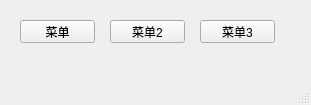
<?xml version="1.0" encoding="UTF-8"?>
<ui version="4.0">
 <class>MainWindow</class>
 <widget class="QMainWindow" name="MainWindow">
  <property name="geometry">
   <rect>
    <x>0</x>
    <y>0</y>
    <width>311</width>
    <height>105</height>
   </rect>
  </property>
  <property name="windowTitle">
   <string>MainWindow</string>
  </property>
  <widget class="QWidget" name="centralwidget">
   <widget class="InteractiveButtonBase" name="pushButton">
    <property name="geometry">
     <rect>
      <x>20</x>
      <y>20</y>
      <width>75</width>
      <height>23</height>
     </rect>
    </property>
    <property name="text">
     <string>菜单</string>
    </property>
   </widget>
   <widget class="InteractiveButtonBase" name="pushButton_2">
    <property name="geometry">
     <rect>
      <x>110</x>
      <y>20</y>
      <width>75</width>
      <height>23</height>
     </rect>
    </property>
    <property name="text">
     <string>菜单2</string>
    </property>
   </widget>
   <widget class="InteractiveButtonBase" name="pushButton_3">
    <property name="geometry">
     <rect>
      <x>200</x>
      <y>20</y>
      <width>75</width>
      <height>23</height>
     </rect>
    </property>
    <property name="text">
     <string>菜单3</string>
    </property>
   </widget>
  </widget>
  <widget class="QMenuBar" name="menubar">
   <property name="geometry">
    <rect>
     <x>0</x>
     <y>0</y>
     <width>311</width>
     <height>23</height>
    </rect>
   </property>
  </widget>
  <widget class="QStatusBar" name="statusbar"/>
 </widget>
 <customwidgets>
  <customwidget>
   <class>InteractiveButtonBase</class>
   <extends>QPushButton</extends>
   <header>interactivebuttonbase.h</header>
  </customwidget>
 </customwidgets>
 <resources/>
 <connections/>
</ui>
